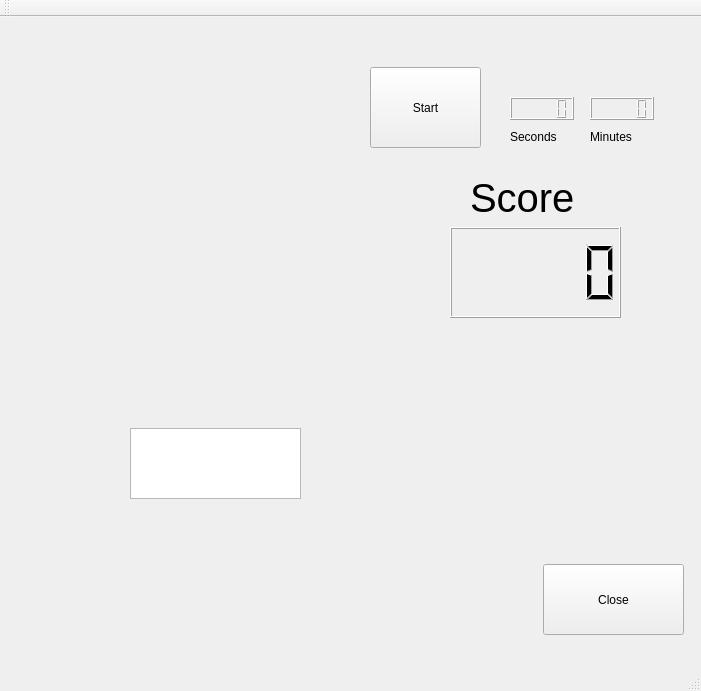
<?xml version="1.0" encoding="UTF-8"?>
<ui version="4.0">
 <class>MainWindow</class>
 <widget class="QMainWindow" name="MainWindow">
  <property name="geometry">
   <rect>
    <x>0</x>
    <y>0</y>
    <width>701</width>
    <height>691</height>
   </rect>
  </property>
  <property name="windowTitle">
   <string>MainWindow</string>
  </property>
  <widget class="QWidget" name="centralWidget">
   <widget class="QGraphicsView" name="graphicsView">
    <property name="geometry">
     <rect>
      <x>130</x>
      <y>411</y>
      <width>171</width>
      <height>71</height>
     </rect>
    </property>
   </widget>
   <widget class="QPushButton" name="startButton">
    <property name="geometry">
     <rect>
      <x>370</x>
      <y>50</y>
      <width>111</width>
      <height>81</height>
     </rect>
    </property>
    <property name="text">
     <string>Start</string>
    </property>
   </widget>
   <widget class="QPushButton" name="ClosepushButton">
    <property name="geometry">
     <rect>
      <x>543</x>
      <y>547</y>
      <width>141</width>
      <height>71</height>
     </rect>
    </property>
    <property name="text">
     <string>Close</string>
    </property>
   </widget>
   <widget class="QLCDNumber" name="lcdNumberSec">
    <property name="geometry">
     <rect>
      <x>510</x>
      <y>80</y>
      <width>64</width>
      <height>23</height>
     </rect>
    </property>
   </widget>
   <widget class="QLCDNumber" name="lcdNumberMin">
    <property name="geometry">
     <rect>
      <x>590</x>
      <y>80</y>
      <width>64</width>
      <height>23</height>
     </rect>
    </property>
   </widget>
   <widget class="QLabel" name="label">
    <property name="geometry">
     <rect>
      <x>510</x>
      <y>110</y>
      <width>63</width>
      <height>20</height>
     </rect>
    </property>
    <property name="text">
     <string>Seconds</string>
    </property>
   </widget>
   <widget class="QLabel" name="label_2">
    <property name="geometry">
     <rect>
      <x>590</x>
      <y>110</y>
      <width>63</width>
      <height>20</height>
     </rect>
    </property>
    <property name="text">
     <string>Minutes</string>
    </property>
   </widget>
   <widget class="QLCDNumber" name="lcdNumberScore">
    <property name="geometry">
     <rect>
      <x>450</x>
      <y>210</y>
      <width>171</width>
      <height>91</height>
     </rect>
    </property>
   </widget>
   <widget class="QLabel" name="label_3">
    <property name="geometry">
     <rect>
      <x>470</x>
      <y>150</y>
      <width>121</width>
      <height>61</height>
     </rect>
    </property>
    <property name="font">
     <font>
      <pointsize>30</pointsize>
     </font>
    </property>
    <property name="text">
     <string>Score</string>
    </property>
   </widget>
  </widget>
  <widget class="QMenuBar" name="menuBar">
   <property name="geometry">
    <rect>
     <x>0</x>
     <y>0</y>
     <width>701</width>
     <height>25</height>
    </rect>
   </property>
  </widget>
  <widget class="QToolBar" name="mainToolBar">
   <attribute name="toolBarArea">
    <enum>TopToolBarArea</enum>
   </attribute>
   <attribute name="toolBarBreak">
    <bool>false</bool>
   </attribute>
  </widget>
  <widget class="QStatusBar" name="statusBar"/>
 </widget>
 <layoutdefault spacing="6" margin="11"/>
 <resources/>
 <connections>
  <connection>
   <sender>ClosepushButton</sender>
   <signal>clicked()</signal>
   <receiver>MainWindow</receiver>
   <slot>close()</slot>
   <hints>
    <hint type="sourcelabel">
     <x>621</x>
     <y>605</y>
    </hint>
    <hint type="destinationlabel">
     <x>350</x>
     <y>345</y>
    </hint>
   </hints>
  </connection>
 </connections>
</ui>
